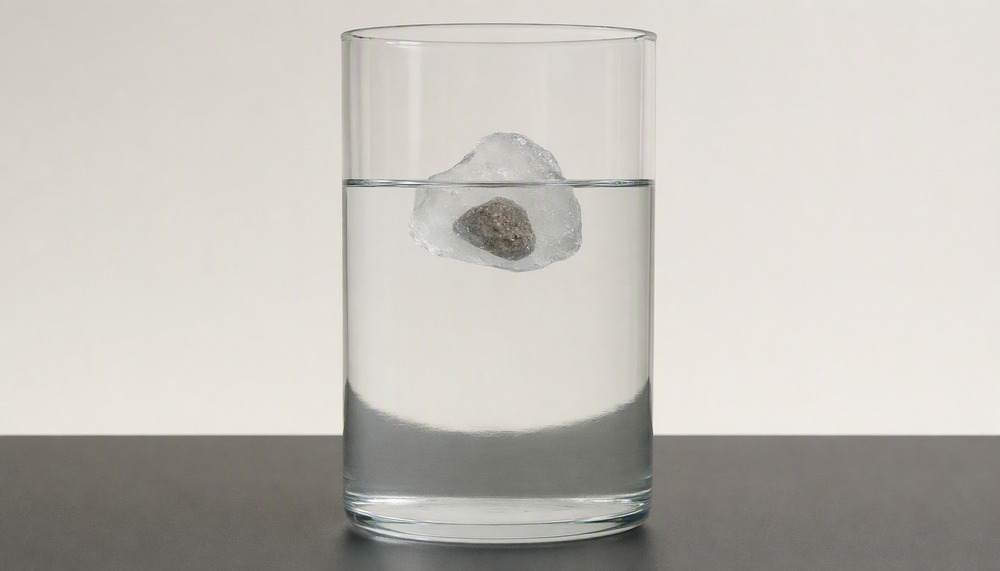
#> input picture v3/g5/P21b/first_frame.png, 1000 x 571 px, shrunk from 1344 x 768 before the run
$ python -i measure_backend.py   (imports and definitions only)   (older library calls are emulated)
#> lines starting #> are read from the running program, lines starting #| are printed output that depends on the picture
#!/usr/bin/env python3
"""Self-contained P21b floating-ice-and-stone evaluator."""
from __future__ import annotations

import argparse
import csv
import json
import math
import os
import re
import sys
from pathlib import Path
from typing import Any

import cv2
import numpy as np

TASK_ID = "P21b"
TASK_ROOT = Path(__file__).resolve().parents[1]
# [1 line not run here, left out]


# [27 lines left out: functions finite, unit_score, direction_score, not called in this run]


def recognized_score(physics_score: float) -> float:
    """Add the V2 recognition share once to a measurable M metric."""
    return 0.15 + 0.85 * unit_score(physics_score)


# [109 lines left out: functions relative_path, metadata, infer_model, result_payload, read_video, load_rois and 1 more, not called in this run]


def edge_profile(frame: np.ndarray) -> np.ndarray:
    gray = cv2.cvtColor(frame, cv2.COLOR_RGB2GRAY)
    height, width = gray.shape
#> height = 571; width = 1000
    sobel = np.abs(cv2.Sobel(gray, cv2.CV_32F, 0, 1, ksize=3))
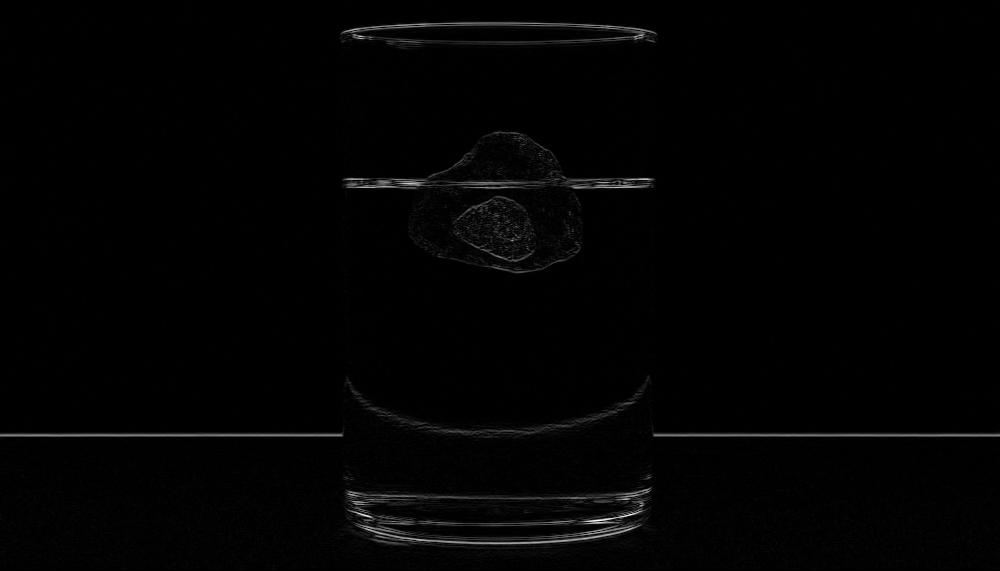
#> sobel: shape (571, 1000) float32; min 0, max 695, mean 8.9; drawn with min black and max white
    profile = np.median(sobel[:, int(0.40 * width):int(0.60 * width)], axis=1)
#> profile = 571 values, max 295.5 at index 542, min 0 at index 0, mean 12.99
    return np.convolve(profile, np.ones(3) / 3.0, mode="same")


# [405 lines left out: functions water_geometry, dark_solid, stone_observation, ice_observation, final_frame_ice_detection, extract and 3 more, not called in this run]


# [2 lines not run here, left out]

>>> import cv2
>>> picture = cv2.cvtColor(cv2.imread('../first_frame.png'), cv2.COLOR_BGR2RGB)
>>> result = edge_profile(picture)
#> result = 571 values, max 217.7 at index 24, min 0.333 at index 0, mean 12.99
